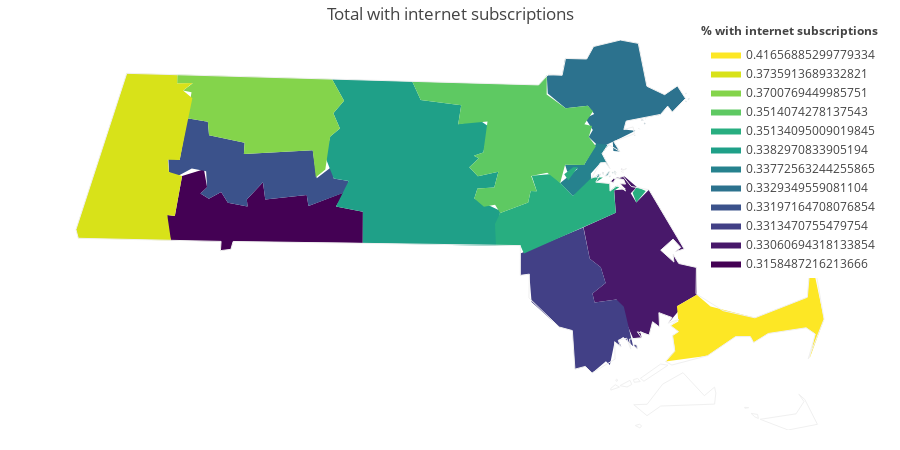

Notebook code cell kept with this figure:
### Code cell
fig = ff.create_choropleth(fips=new_df.index, 
                           scope=['Massachusetts'],
                           values=new_df.w_internet_sub, 
                           title='Total with internet subscriptions', 
                           legend_title='% with internet subscriptions')
fig.layout.template = None
fig.show()

### Figure 1 — Plotly figure (JSON) as saved in the notebook; plotly's stock layout.template omitted (floating-point values rounded to 4 significant figures; data arrays with more than 128 entries replaced by an {"elided": "..."} marker saying what was removed)
{"data": [{"fill": "toself", "fillcolor": "rgb(68, 1, 84)", "hoverinfo": "none", "line": {"color": "rgb(0, 0, 0)", "width": 0}, "mode": "lines", "name": "0.3158487216213666", "type": "scatter", "x": [-73.07, -73.07, -73.03, -73.0, -72.9, -72.88, -72.91, -72.87, -72.81, -72.78, -72.69, -72.69, -72.61, -72.6, -72.4, -72.4, -72.22, -72.26, -72.14, -72.14, -72.76, -72.77, -72.82, -72.81, -73.05, -73.07, null], "y": [42.11, 42.15, 42.14, 42.31, 42.34, 42.27, 42.24, 42.22, 42.25, 42.2, 42.18, 42.21, 42.29, 42.21, 42.23, 42.19, 42.25, 42.18, 42.16, 42.03, 42.04, 42.0, 42.0, 42.04, 42.04, 42.11, null]}, {"fill": "toself", "fillcolor": "rgb(72, 24, 106)", "hoverinfo": "none", "line": {"color": "rgb(0, 0, 0)", "width": 0}, "mode": "lines", "name": "0.33060694318133854", "type": "scatter", "x": [-70.88, -70.88, -70.87, -70.88, -70.88, null, -70.89, -70.89, -70.88, -70.89, -70.89, null, -70.89, -70.89, -70.89, -70.89, -70.89, null, -70.9, -70.9, -70.9, -70.9, -70.9, null, -70.9, -70.9, -70.89, -70.9, -70.9, null, -70.95, -70.94, -70.93, -70.94, -70.95, null, -71.08, -70.92, -70.93, -70.88, -70.9, -70.88, -70.89, -70.92, -70.88, -70.82, -70.85, -70.83, -70.77, -70.6, -70.64, -70.61, -70.65, -70.71, -70.65, -70.65, -70.62, -70.54, -70.54, -70.63, -70.62, -70.67, -70.66, -70.72, -70.72, -70.75, -70.77, -70.81, -70.8, -70.84, -70.92, -71.03, -71.04, -70.97, -71.0, -71.05, -71.08, null], "y": [42.34, 42.34, 42.34, 42.34, 42.34, null, 42.34, 42.34, 42.34, 42.34, 42.34, null, 42.33, 42.33, 42.33, 42.33, 42.33, null, 42.34, 42.34, 42.34, 42.34, 42.34, null, 42.33, 42.33, 42.33, 42.33, 42.33, null, 42.29, 42.3, 42.3, 42.28, 42.29, null, 42.1, 42.16, 42.25, 42.26, 42.28, 42.28, 42.3, 42.31, 42.31, 42.27, 42.24, 42.2, 42.25, 42.0, 41.99, 42.01, 42.05, 42.0, 41.95, 41.98, 41.94, 41.93, 41.81, 41.76, 41.75, 41.69, 41.72, 41.74, 41.68, 41.7, 41.64, 41.66, 41.63, 41.63, 41.79, 41.78, 41.82, 41.86, 41.93, 41.96, 42.1, null]}, {"fill": "toself", "fillcolor": "rgb(66, 64, 134)", "hoverinfo": "none", "line": {"color": "rgb(0, 0, 0)", "width": 0}, "mode": "lines", "name": "0.3313470755479754", "type": "scatter", "x": [-70.84, -70.82, -70.82, -70.84, -70.84, null, -71.38, -71.38, -71.08, -71.05, -71.0, -70.97, -71.04, -71.03, -70.92, -70.89, -70.84, -70.89, -70.91, -70.9, -70.93, -70.95, -70.97, -71.04, -71.07, -71.12, -71.13, -71.2, -71.33, -71.34, -71.38, null], "y": [41.6, 41.6, 41.58, 41.6, 41.6, null, 41.89, 41.99, 42.1, 41.96, 41.93, 41.86, 41.82, 41.78, 41.79, 41.76, 41.59, 41.63, 41.62, 41.59, 41.61, 41.52, 41.53, 41.48, 41.51, 41.5, 41.66, 41.68, 41.78, 41.9, 41.89, null]}, {"fill": "toself", "fillcolor": "rgb(59, 82, 139)", "hoverinfo": "none", "line": {"color": "rgb(0, 0, 0)", "width": 0}, "mode": "lines", "name": "0.33197164708076854", "type": "scatter", "x": [-73.07, -73.01, -72.98, -72.88, -72.87, -72.7, -72.7, -72.38, -72.36, -72.28, -72.27, -72.2, -72.21, -72.4, -72.4, -72.6, -72.61, -72.69, -72.69, -72.78, -72.81, -72.87, -72.91, -72.88, -72.89, -72.95, -73.03, -73.06, -73.07, null], "y": [42.39, 42.38, 42.56, 42.54, 42.48, 42.45, 42.41, 42.42, 42.3, 42.35, 42.3, 42.29, 42.25, 42.19, 42.23, 42.21, 42.29, 42.21, 42.18, 42.2, 42.25, 42.22, 42.24, 42.27, 42.33, 42.34, 42.31, 42.33, 42.39, null]}, {"fill": "toself", "fillcolor": "rgb(44, 114, 142)", "hoverinfo": "none", "line": {"color": "rgb(0, 0, 0)", "width": 0}, "mode": "lines", "name": "0.3329349559081104", "type": "scatter", "x": [-70.58, -70.58, -70.57, -70.58, -70.58, null, -70.59, -70.59, -70.59, -70.59, -70.59, null, -70.59, -70.59, -70.59, -70.59, -70.59, null, -70.72, -70.72, -70.72, -70.72, -70.72, null, -70.78, -70.78, -70.78, -70.78, -70.78, null, -70.79, -70.79, -70.78, -70.79, -70.79, null, -70.8, -70.8, -70.79, -70.8, -70.8, null, -70.82, -70.81, -70.81, -70.81, -70.82, null, -70.84, -70.83, -70.83, -70.84, -70.84, null, -71.25, -71.26, -71.18, -71.17, -71.06, -71.03, -70.9, -70.82, -70.78, -70.69, -70.63, -70.59, -70.65, -70.68, -70.71, -70.88, -70.89, -70.83, -70.93, -70.91, -70.94, -70.94, -71.0, -71.05, -71.03, -71.07, -71.03, -71.06, -71.16, -71.25, null], "y": [42.64, 42.64, 42.64, 42.63, 42.64, null, 42.63, 42.63, 42.63, 42.63, 42.63, null, 42.66, 42.66, 42.66, 42.66, 42.66, null, 42.57, 42.57, 42.57, 42.57, 42.57, null, 42.55, 42.55, 42.55, 42.55, 42.55, null, 42.53, 42.54, 42.53, 42.53, 42.53, null, 42.55, 42.55, 42.55, 42.55, 42.55, null, 42.51, 42.51, 42.51, 42.51, 42.51, null, 42.48, 42.49, 42.48, 42.48, 42.48, null, 42.66, 42.74, 42.74, 42.81, 42.81, 42.86, 42.89, 42.87, 42.69, 42.66, 42.69, 42.64, 42.58, 42.61, 42.57, 42.54, 42.51, 42.5, 42.46, 42.42, 42.42, 42.46, 42.43, 42.48, 42.51, 42.56, 42.57, 42.61, 42.6, 42.66, null]}, {"fill": "toself", "fillcolor": "rgb(38, 130, 142)", "hoverinfo": "none", "line": {"color": "rgb(0, 0, 0)", "width": 0}, "mode": "lines", "name": "0.33772563244255865", "type": "scatter", "x": [-70.93, -70.93, -70.93, -70.93, -70.93, null, -70.93, -70.93, -70.92, -70.93, -70.93, null, -70.94, -70.94, -70.93, -70.94, -70.94, null, -70.96, -70.95, -70.95, -70.95, -70.96, null, -70.98, -70.96, -70.95, -70.97, -70.98, null, -70.99, -70.98, -70.99, -70.99, -70.99, null, -71.02, -71.01, -71.0, -71.01, -71.02, null, -71.19, -71.11, -71.16, -71.17, -71.08, -71.02, -70.96, -70.99, -70.95, -70.97, -71.0, -71.04, -71.04, -71.13, -71.19, null], "y": [42.32, 42.32, 42.32, 42.32, 42.32, null, 42.33, 42.33, 42.33, 42.33, 42.33, null, 42.33, 42.33, 42.33, 42.32, 42.33, null, 42.31, 42.31, 42.31, 42.31, 42.31, null, 42.31, 42.33, 42.33, 42.31, 42.31, null, 42.33, 42.33, 42.32, 42.33, 42.33, null, 42.31, 42.32, 42.32, 42.31, 42.31, null, 42.28, 42.34, 42.33, 42.36, 42.36, 42.45, 42.44, 42.41, 42.34, 42.37, 42.37, 42.32, 42.28, 42.23, 42.28, null]}, {"fill": "toself", "fillcolor": "rgb(31, 160, 136)", "hoverinfo": "none", "line": {"color": "rgb(0, 0, 0)", "width": 0}, "mode": "lines", "name": "0.3382970833905194", "type": "scatter", "x": [-72.32, -72.29, -72.24, -72.28, -72.23, -72.28, -71.9, -71.86, -71.66, -71.68, -71.58, -71.53, -71.56, -71.6, -71.58, -71.63, -71.59, -71.49, -71.51, -71.59, -71.6, -71.48, -71.5, -72.14, -72.14, -72.26, -72.2, -72.27, -72.32, null], "y": [42.39, 42.48, 42.51, 42.58, 42.63, 42.72, 42.71, 42.63, 42.61, 42.53, 42.55, 42.52, 42.41, 42.4, 42.39, 42.35, 42.31, 42.33, 42.26, 42.26, 42.22, 42.17, 42.02, 42.03, 42.16, 42.18, 42.29, 42.3, 42.39, null]}, {"fill": "toself", "fillcolor": "rgb(40, 174, 128)", "hoverinfo": "none", "line": {"color": "rgb(0, 0, 0)", "width": 0}, "mode": "lines", "name": "0.35134095009019845", "type": "scatter", "x": [-70.84, -70.82, -70.78, -70.83, -70.84, null, -71.17, -71.13, -71.11, -71.15, -71.17, null, -71.5, -71.48, -71.34, -71.33, -71.3, -71.33, -71.23, -71.13, -71.04, -70.99, -71.02, -70.95, -70.95, -70.93, -70.91, -70.93, -70.92, -71.36, -71.38, -71.5, -71.5, null], "y": [42.24, 42.27, 42.25, 42.2, 42.24, null, 42.32, 42.35, 42.35, 42.29, 42.32, null, 42.11, 42.16, 42.2, 42.25, 42.25, 42.31, 42.32, 42.23, 42.31, 42.31, 42.29, 42.28, 42.25, 42.27, 42.26, 42.25, 42.16, 41.99, 42.02, 42.02, 42.11, null]}, {"fill": "toself", "fillcolor": "rgb(94, 201, 98)", "hoverinfo": "none", "line": {"color": "rgb(0, 0, 0)", "width": 0}, "mode": "lines", "name": "0.3514074278137543", "type": "scatter", "x": [-71.9, -71.29, -71.26, -71.26, -71.16, -71.06, -71.03, -71.08, -71.04, -71.05, -71.02, -71.08, -71.17, -71.19, -71.25, -71.33, -71.3, -71.33, -71.34, -71.48, -71.5, -71.56, -71.6, -71.59, -71.51, -71.49, -71.59, -71.63, -71.58, -71.6, -71.56, -71.54, -71.68, -71.66, -71.86, -71.9, null], "y": [42.71, 42.7, 42.74, 42.66, 42.6, 42.61, 42.59, 42.53, 42.52, 42.48, 42.44, 42.36, 42.36, 42.28, 42.33, 42.31, 42.25, 42.25, 42.2, 42.16, 42.19, 42.18, 42.22, 42.26, 42.26, 42.33, 42.31, 42.35, 42.39, 42.4, 42.41, 42.54, 42.53, 42.61, 42.63, 42.71, null]}, {"fill": "toself", "fillcolor": "rgb(132, 212, 75)", "hoverinfo": "none", "line": {"color": "rgb(0, 0, 0)", "width": 0}, "mode": "lines", "name": "0.3700769449985751", "type": "scatter", "x": [-73.02, -72.28, -72.23, -72.28, -72.24, -72.29, -72.31, -72.36, -72.38, -72.7, -72.7, -72.87, -72.88, -72.98, -72.96, -73.0, -72.95, -73.02, -73.02, null], "y": [42.74, 42.72, 42.63, 42.58, 42.51, 42.48, 42.34, 42.31, 42.42, 42.41, 42.45, 42.48, 42.54, 42.56, 42.67, 42.67, 42.7, 42.7, 42.74, null]}, {"fill": "toself", "fillcolor": "rgb(216, 226, 25)", "hoverinfo": "none", "line": {"color": "rgb(0, 0, 0)", "width": 0}, "mode": "lines", "name": "0.3735913689332821", "type": "scatter", "x": [-73.51, -73.26, -73.02, -73.02, -72.95, -73.0, -72.95, -73.01, -73.07, -73.06, -73.0, -73.03, -73.07, -73.05, -73.5, -73.51, null], "y": [42.09, 42.75, 42.74, 42.7, 42.71, 42.67, 42.64, 42.38, 42.38, 42.33, 42.31, 42.14, 42.15, 42.04, 42.05, 42.09, null]}, {"fill": "toself", "fillcolor": "rgb(253, 231, 37)", "hoverinfo": "none", "line": {"color": "rgb(0, 0, 0)", "width": 0}, "mode": "lines", "name": "0.41656885299779334", "type": "scatter", "x": [-70.69, -70.64, -70.65, -70.62, -70.66, -70.63, -70.63, -70.54, -70.47, -70.26, -70.01, -70.0, -70.04, -70.07, -70.1, -70.16, -70.19, -70.24, -70.08, -69.99, -69.93, -70.0, -69.97, -70.01, -70.2, -70.27, -70.28, -70.35, -70.49, -70.69, null], "y": [41.53, 41.58, 41.64, 41.66, 41.68, 41.7, 41.76, 41.81, 41.76, 41.71, 41.8, 41.89, 41.93, 41.88, 42.03, 42.06, 42.02, 42.07, 42.05, 41.95, 41.71, 41.54, 41.65, 41.67, 41.65, 41.61, 41.64, 41.63, 41.55, 41.53, null]}, {"hoverinfo": "text", "legendgroup": "centroids", "marker": {"color": "white", "opacity": 0}, "mode": "markers", "name": "US Counties", "selected": {"marker": {"color": "white", "opacity": 1, "size": 3}}, "showlegend": false, "text": ["County: Essex<br>State: Massachusetts<br>FIPS: 25009<br>Value: 0.3329349559081104", "County: Essex<br>State: Massachusetts<br>FIPS: 25009<br>Value: 0.3329349559081104", "County: Essex<br>State: Massachusetts<br>FIPS: 25009<br>Value: 0.3329349559081104", "County: Essex<br>State: Massachusetts<br>FIPS: 25009<br>Value: 0.3329349559081104", "County: Essex<br>State: Massachusetts<br>FIPS: 25009<br>Value: 0.3329349559081104", "County: Essex<br>State: Massachusetts<br>FIPS: 25009<br>Value: 0.3329349559081104", "County: Essex<br>State: Massachusetts<br>FIPS: 25009<br>Value: 0.3329349559081104", "County: Essex<br>State: Massachusetts<br>FIPS: 25009<br>Value: 0.3329349559081104", "County: Essex<br>State: Massachusetts<br>FIPS: 25009<br>Value: 0.3329349559081104", "County: Essex<br>State: Massachusetts<br>FIPS: 25009<br>Value: 0.3329349559081104", "County: Bristol<br>State: Massachusetts<br>FIPS: 25005<br>Value: 0.3313470755479754", "County: Bristol<br>State: Massachusetts<br>FIPS: 25005<br>Value: 0.3313470755479754", "County: Suffolk<br>State: Massachusetts<br>FIPS: 25025<br>Value: 0.33772563244255865", "County: Suffolk<br>State: Massachusetts<br>FIPS: 25025<br>Value: 0.33772563244255865", "County: Suffolk<br>State: Massachusetts<br>FIPS: 25025<br>Value: 0.33772563244255865", "County: Suffolk<br>State: Massachusetts<br>FIPS: 25025<br>Value: 0.33772563244255865", "County: Suffolk<br>State: Massachusetts<br>FIPS: 25025<br>Value: 0.33772563244255865", "County: Suffolk<br>State: Massachusetts<br>FIPS: 25025<br>Value: 0.33772563244255865", "County: Suffolk<br>State: Massachusetts<br>FIPS: 25025<br>Value: 0.33772563244255865", "County: Suffolk<br>State: Massachusetts<br>FIPS: 25025<br>Value: 0.33772563244255865", "County: Norfolk<br>State: Massachusetts<br>FIPS: 25021<br>Value: 0.35134095009019845", "County: Norfolk<br>State: Massachusetts<br>FIPS: 25021<br>Value: 0.35134095009019845", "County: Norfolk<br>State: Massachusetts<br>FIPS: 25021<br>Value: 0.35134095009019845", "County: Plymouth<br>State: Massachusetts<br>FIPS: 25023<br>Value: 0.33060694318133854", "County: Plymouth<br>State: Massachusetts<br>FIPS: 25023<br>Value: 0.33060694318133854", "County: Plymouth<br>State: Massachusetts<br>FIPS: 25023<br>Value: 0.33060694318133854", "County: Plymouth<br>State: Massachusetts<br>FIPS: 25023<br>Value: 0.33060694318133854", "County: Plymouth<br>State: Massachusetts<br>FIPS: 25023<br>Value: 0.33060694318133854", "County: Plymouth<br>State: Massachusetts<br>FIPS: 25023<br>Value: 0.33060694318133854", "County: Plymouth<br>State: Massachusetts<br>FIPS: 25023<br>Value: 0.33060694318133854", "County: Barnstable<br>State: Massachusetts<br>FIPS: 25001<br>Value: 0.41656885299779334", "County: Berkshire<br>State: Massachusetts<br>FIPS: 25003<br>Value: 0.3735913689332821", "County: Middlesex<br>State: Massachusetts<br>FIPS: 25017<br>Value: 0.3514074278137543", "County: Hampden<br>State: Massachusetts<br>FIPS: 25013<br>Value: 0.3158487216213666", "County: Franklin<br>State: Massachusetts<br>FIPS: 25011<br>Value: 0.3700769449985751", "County: Worcester<br>State: Massachusetts<br>FIPS: 25027<br>Value: 0.3382970833905194", "County: Hampshire<br>State: Massachusetts<br>FIPS: 25015<br>Value: 0.33197164708076854"], "type": "scatter", "unselected": {"marker": {"opacity": 0}}, "x": [[-70.58], [-70.59], [-70.59], [-70.72], [-70.78], [-70.79], [-70.8], [-70.81], [-70.83], [-70.95], [-70.83], [-71.11], [-70.93], [-70.93], [-70.94], [-70.95], [-70.96], [-70.99], [-71.01], [-71.07], [-70.82], [-71.14], [-71.22], [-70.88], [-70.89], [-70.89], [-70.9], [-70.9], [-70.94], [-70.81], -70.29, -73.21, -71.39, -72.63, -72.59, -71.91, -72.66], "y": [[42.64], [42.63], [42.66], [42.57], [42.55], [42.53], [42.55], [42.51], [42.48], [42.67], [41.59], [41.8], [42.32], [42.33], [42.33], [42.31], [42.32], [42.32], [42.31], [42.33], [42.24], [42.32], [42.16], [42.34], [42.34], [42.33], [42.34], [42.33], [42.29], [41.95], 41.72, 42.37, 42.49, 42.14, 42.58, 42.35, 42.34]}, {"hoverinfo": "text", "legendgroup": "States", "line": {"color": "rgb(240, 240, 240)", "width": 1}, "mode": "lines", "showlegend": false, "type": "scatter", "x": {"elided": "314 float values"}, "y": {"elided": "314 float values"}}], "layout": {"annotations": [{"showarrow": false, "text": "<b>% with internet subscriptions</b>", "x": 1, "xanchor": "right", "xref": "paper", "y": 1.05, "yref": "paper"}], "dragmode": "select", "height": 450, "hovermode": "closest", "legend": {"traceorder": "reversed", "x": 1, "xanchor": "right", "y": 1, "yanchor": "top"}, "margin": {"b": 20, "l": 20, "r": 20, "t": 40}, "title": {"text": "Total with internet subscriptions"}, "width": 900, "xaxis": {"autorange": false, "fixedrange": true, "range": [-73.78, -69.66], "showgrid": false, "showticklabels": false, "zeroline": false}, "yaxis": {"autorange": false, "fixedrange": true, "range": [41.24, 42.89], "showgrid": false, "showticklabels": false, "zeroline": false}}}
